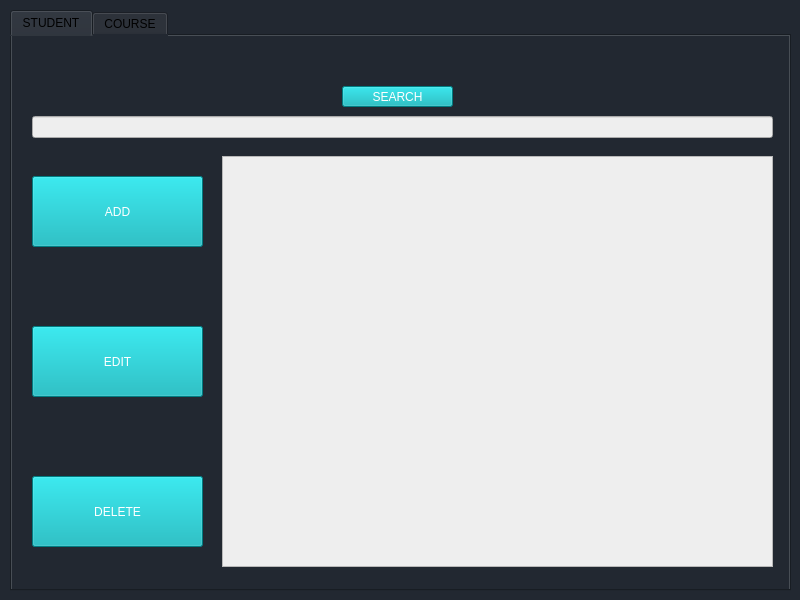
<?xml version="1.0" encoding="UTF-8"?>
<ui version="4.0">
 <class>SSIS</class>
 <widget class="QMainWindow" name="SSIS">
  <property name="geometry">
   <rect>
    <x>0</x>
    <y>0</y>
    <width>800</width>
    <height>600</height>
   </rect>
  </property>
  <property name="minimumSize">
   <size>
    <width>800</width>
    <height>600</height>
   </size>
  </property>
  <property name="maximumSize">
   <size>
    <width>800</width>
    <height>600</height>
   </size>
  </property>
  <property name="mouseTracking">
   <bool>false</bool>
  </property>
  <property name="windowTitle">
   <string>MainWindow</string>
  </property>
  <property name="styleSheet">
   <string notr="true">background-color:rgb(34, 40, 49)</string>
  </property>
  <property name="tabShape">
   <enum>QTabWidget::Rounded</enum>
  </property>
  <widget class="QWidget" name="centralwidget">
   <widget class="QTabWidget" name="tabWidget">
    <property name="geometry">
     <rect>
      <x>10</x>
      <y>10</y>
      <width>781</width>
      <height>581</height>
     </rect>
    </property>
    <property name="maximumSize">
     <size>
      <width>800</width>
      <height>600</height>
     </size>
    </property>
    <property name="statusTip">
     <string/>
    </property>
    <property name="autoFillBackground">
     <bool>false</bool>
    </property>
    <property name="styleSheet">
     <string notr="true">background-color:rgb(34, 40, 49)</string>
    </property>
    <property name="currentIndex">
     <number>0</number>
    </property>
    <property name="usesScrollButtons">
     <bool>false</bool>
    </property>
    <property name="tabsClosable">
     <bool>false</bool>
    </property>
    <property name="movable">
     <bool>false</bool>
    </property>
    <property name="tabBarAutoHide">
     <bool>false</bool>
    </property>
    <widget class="QWidget" name="studentTab">
     <attribute name="title">
      <string>STUDENT</string>
     </attribute>
     <widget class="QLineEdit" name="studentLineEdit">
      <property name="geometry">
       <rect>
        <x>20</x>
        <y>80</y>
        <width>741</width>
        <height>22</height>
       </rect>
      </property>
      <property name="styleSheet">
       <string notr="true">background-color: rgb(238, 238, 238)</string>
      </property>
      <property name="text">
       <string/>
      </property>
     </widget>
     <widget class="QPushButton" name="deleteButtonStudent">
      <property name="geometry">
       <rect>
        <x>20</x>
        <y>440</y>
        <width>171</width>
        <height>71</height>
       </rect>
      </property>
      <property name="styleSheet">
       <string notr="true">background-color:rgb(0, 173, 181);
font: 87 8pt &quot;Arial Black&quot;;
color: rgb(255, 255, 255);</string>
      </property>
      <property name="text">
       <string>DELETE</string>
      </property>
     </widget>
     <widget class="QTableView" name="studentTable">
      <property name="geometry">
       <rect>
        <x>210</x>
        <y>120</y>
        <width>551</width>
        <height>411</height>
       </rect>
      </property>
      <property name="autoFillBackground">
       <bool>false</bool>
      </property>
      <property name="styleSheet">
       <string notr="true">background-color: rgb(238, 238, 238)</string>
      </property>
      <property name="selectionMode">
       <enum>QAbstractItemView::SingleSelection</enum>
      </property>
     </widget>
     <widget class="QPushButton" name="addButtonStudent">
      <property name="geometry">
       <rect>
        <x>20</x>
        <y>140</y>
        <width>171</width>
        <height>71</height>
       </rect>
      </property>
      <property name="styleSheet">
       <string notr="true">background-color:rgb(0, 173, 181);
font: 87 8pt &quot;Arial Black&quot;;
color: rgb(255, 255, 255);</string>
      </property>
      <property name="text">
       <string>ADD</string>
      </property>
     </widget>
     <widget class="QPushButton" name="editButtonStudent">
      <property name="geometry">
       <rect>
        <x>20</x>
        <y>290</y>
        <width>171</width>
        <height>71</height>
       </rect>
      </property>
      <property name="styleSheet">
       <string notr="true">background-color:rgb(0, 173, 181);
font: 87 8pt &quot;Arial Black&quot;;
color: rgb(255, 255, 255);</string>
      </property>
      <property name="text">
       <string>EDIT</string>
      </property>
     </widget>
     <widget class="QPushButton" name="searchButtonStudent">
      <property name="geometry">
       <rect>
        <x>330</x>
        <y>50</y>
        <width>111</width>
        <height>21</height>
       </rect>
      </property>
      <property name="styleSheet">
       <string notr="true">background-color:rgb(0, 173, 181);
font: 87 8pt &quot;Arial Black&quot;;
color: rgb(255, 255, 255);</string>
      </property>
      <property name="text">
       <string>SEARCH</string>
      </property>
     </widget>
    </widget>
    <widget class="QWidget" name="courseTab">
     <attribute name="title">
      <string>COURSE</string>
     </attribute>
     <widget class="QPushButton" name="searchButtonCourse_4">
      <property name="geometry">
       <rect>
        <x>330</x>
        <y>50</y>
        <width>111</width>
        <height>21</height>
       </rect>
      </property>
      <property name="styleSheet">
       <string notr="true">background-color:rgb(0, 173, 181);
font: 87 8pt &quot;Arial Black&quot;;
color: rgb(255, 255, 255);</string>
      </property>
      <property name="text">
       <string>SEARCH</string>
      </property>
     </widget>
     <widget class="QLineEdit" name="courseLineEdit">
      <property name="geometry">
       <rect>
        <x>20</x>
        <y>80</y>
        <width>741</width>
        <height>22</height>
       </rect>
      </property>
      <property name="styleSheet">
       <string notr="true">background-color: rgb(238, 238, 238)</string>
      </property>
      <property name="text">
       <string/>
      </property>
     </widget>
     <widget class="QPushButton" name="addButtonCourse">
      <property name="geometry">
       <rect>
        <x>20</x>
        <y>140</y>
        <width>171</width>
        <height>71</height>
       </rect>
      </property>
      <property name="styleSheet">
       <string notr="true">background-color:rgb(0, 173, 181);
font: 87 8pt &quot;Arial Black&quot;;
color: rgb(255, 255, 255);</string>
      </property>
      <property name="text">
       <string>ADD</string>
      </property>
     </widget>
     <widget class="QPushButton" name="editButtonCourse">
      <property name="geometry">
       <rect>
        <x>20</x>
        <y>290</y>
        <width>171</width>
        <height>71</height>
       </rect>
      </property>
      <property name="styleSheet">
       <string notr="true">background-color:rgb(0, 173, 181);
font: 87 8pt &quot;Arial Black&quot;;
color: rgb(255, 255, 255);</string>
      </property>
      <property name="text">
       <string>EDIT</string>
      </property>
     </widget>
     <widget class="QPushButton" name="deleteButtonCourse">
      <property name="geometry">
       <rect>
        <x>20</x>
        <y>440</y>
        <width>171</width>
        <height>71</height>
       </rect>
      </property>
      <property name="styleSheet">
       <string notr="true">background-color:rgb(0, 173, 181);
font: 87 8pt &quot;Arial Black&quot;;
color: rgb(255, 255, 255);</string>
      </property>
      <property name="text">
       <string>DELETE</string>
      </property>
     </widget>
     <widget class="QTableView" name="courseTable">
      <property name="geometry">
       <rect>
        <x>210</x>
        <y>120</y>
        <width>551</width>
        <height>411</height>
       </rect>
      </property>
      <property name="autoFillBackground">
       <bool>false</bool>
      </property>
      <property name="styleSheet">
       <string notr="true">background-color: rgb(238, 238, 238)</string>
      </property>
      <property name="selectionMode">
       <enum>QAbstractItemView::SingleSelection</enum>
      </property>
     </widget>
    </widget>
   </widget>
  </widget>
 </widget>
 <resources/>
 <connections/>
</ui>
